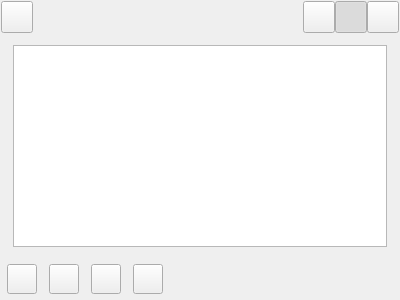
<?xml version="1.0" encoding="UTF-8"?>
<ui version="4.0">
 <class>NoteWidget</class>
 <widget class="QWidget" name="NoteWidget">
  <property name="geometry">
   <rect>
    <x>0</x>
    <y>0</y>
    <width>400</width>
    <height>300</height>
   </rect>
  </property>
  <property name="windowTitle">
   <string>NoteWidget</string>
  </property>
  <layout class="QVBoxLayout" name="verticalLayout">
   <property name="spacing">
    <number>0</number>
   </property>
   <property name="leftMargin">
    <number>1</number>
   </property>
   <property name="topMargin">
    <number>1</number>
   </property>
   <property name="rightMargin">
    <number>1</number>
   </property>
   <property name="bottomMargin">
    <number>1</number>
   </property>
   <item>
    <widget class="QWidget" name="widget_title" native="true">
     <property name="minimumSize">
      <size>
       <width>0</width>
       <height>32</height>
      </size>
     </property>
     <property name="maximumSize">
      <size>
       <width>16777215</width>
       <height>32</height>
      </size>
     </property>
     <layout class="QHBoxLayout" name="horizontalLayout">
      <property name="spacing">
       <number>0</number>
      </property>
      <property name="leftMargin">
       <number>0</number>
      </property>
      <property name="topMargin">
       <number>0</number>
      </property>
      <property name="rightMargin">
       <number>0</number>
      </property>
      <property name="bottomMargin">
       <number>0</number>
      </property>
      <item>
       <widget class="QPushButton" name="btn_add">
        <property name="minimumSize">
         <size>
          <width>32</width>
          <height>32</height>
         </size>
        </property>
        <property name="maximumSize">
         <size>
          <width>32</width>
          <height>32</height>
         </size>
        </property>
        <property name="text">
         <string/>
        </property>
        <property name="icon">
         <iconset resource="../res/SimpleNote.qrc">
          <normaloff>:/SimpleNote/img/add.png</normaloff>:/SimpleNote/img/add.png</iconset>
        </property>
       </widget>
      </item>
      <item>
       <spacer name="horizontalSpacer">
        <property name="orientation">
         <enum>Qt::Horizontal</enum>
        </property>
        <property name="sizeHint" stdset="0">
         <size>
          <width>40</width>
          <height>20</height>
         </size>
        </property>
       </spacer>
      </item>
      <item>
       <widget class="QPushButton" name="btn_more">
        <property name="minimumSize">
         <size>
          <width>32</width>
          <height>32</height>
         </size>
        </property>
        <property name="maximumSize">
         <size>
          <width>32</width>
          <height>32</height>
         </size>
        </property>
        <property name="text">
         <string/>
        </property>
        <property name="icon">
         <iconset resource="../res/SimpleNote.qrc">
          <normaloff>:/SimpleNote/img/more.png</normaloff>:/SimpleNote/img/more.png</iconset>
        </property>
       </widget>
      </item>
      <item>
       <widget class="QPushButton" name="btn_top">
        <property name="minimumSize">
         <size>
          <width>32</width>
          <height>32</height>
         </size>
        </property>
        <property name="maximumSize">
         <size>
          <width>32</width>
          <height>32</height>
         </size>
        </property>
        <property name="text">
         <string/>
        </property>
        <property name="checkable">
         <bool>true</bool>
        </property>
        <property name="checked">
         <bool>true</bool>
        </property>
       </widget>
      </item>
      <item>
       <widget class="QPushButton" name="btn_close">
        <property name="minimumSize">
         <size>
          <width>32</width>
          <height>32</height>
         </size>
        </property>
        <property name="maximumSize">
         <size>
          <width>32</width>
          <height>32</height>
         </size>
        </property>
        <property name="text">
         <string/>
        </property>
        <property name="icon">
         <iconset resource="../res/SimpleNote.qrc">
          <normaloff>:/SimpleNote/img/close.png</normaloff>:/SimpleNote/img/close.png</iconset>
        </property>
       </widget>
      </item>
     </layout>
    </widget>
   </item>
   <item>
    <widget class="QWidget" name="widget_2" native="true">
     <layout class="QVBoxLayout" name="verticalLayout_2">
      <property name="spacing">
       <number>12</number>
      </property>
      <property name="leftMargin">
       <number>12</number>
      </property>
      <property name="topMargin">
       <number>12</number>
      </property>
      <property name="rightMargin">
       <number>12</number>
      </property>
      <property name="bottomMargin">
       <number>12</number>
      </property>
      <item>
       <widget class="RichEditor" name="editor"/>
      </item>
     </layout>
    </widget>
   </item>
   <item>
    <widget class="QWidget" name="widget_function" native="true">
     <property name="minimumSize">
      <size>
       <width>0</width>
       <height>40</height>
      </size>
     </property>
     <property name="maximumSize">
      <size>
       <width>16777215</width>
       <height>40</height>
      </size>
     </property>
     <layout class="QHBoxLayout" name="horizontalLayout_2">
      <property name="spacing">
       <number>12</number>
      </property>
      <property name="leftMargin">
       <number>6</number>
      </property>
      <property name="topMargin">
       <number>0</number>
      </property>
      <property name="rightMargin">
       <number>0</number>
      </property>
      <property name="bottomMargin">
       <number>0</number>
      </property>
      <item>
       <widget class="QPushButton" name="btn_bold">
        <property name="minimumSize">
         <size>
          <width>30</width>
          <height>30</height>
         </size>
        </property>
        <property name="maximumSize">
         <size>
          <width>30</width>
          <height>30</height>
         </size>
        </property>
        <property name="text">
         <string/>
        </property>
        <property name="icon">
         <iconset resource="../res/SimpleNote.qrc">
          <normaloff>:/SimpleNote/img/font_bold.png</normaloff>:/SimpleNote/img/font_bold.png</iconset>
        </property>
        <property name="checkable">
         <bool>true</bool>
        </property>
       </widget>
      </item>
      <item>
       <widget class="QPushButton" name="btn_italic">
        <property name="minimumSize">
         <size>
          <width>30</width>
          <height>30</height>
         </size>
        </property>
        <property name="maximumSize">
         <size>
          <width>30</width>
          <height>30</height>
         </size>
        </property>
        <property name="text">
         <string/>
        </property>
        <property name="icon">
         <iconset resource="../res/SimpleNote.qrc">
          <normaloff>:/SimpleNote/img/font_italic.png</normaloff>:/SimpleNote/img/font_italic.png</iconset>
        </property>
        <property name="checkable">
         <bool>true</bool>
        </property>
       </widget>
      </item>
      <item>
       <widget class="QPushButton" name="btn_under_line">
        <property name="minimumSize">
         <size>
          <width>30</width>
          <height>30</height>
         </size>
        </property>
        <property name="maximumSize">
         <size>
          <width>30</width>
          <height>30</height>
         </size>
        </property>
        <property name="text">
         <string/>
        </property>
        <property name="icon">
         <iconset resource="../res/SimpleNote.qrc">
          <normaloff>:/SimpleNote/img/font_under_line.png</normaloff>:/SimpleNote/img/font_under_line.png</iconset>
        </property>
        <property name="checkable">
         <bool>true</bool>
        </property>
       </widget>
      </item>
      <item>
       <widget class="QPushButton" name="btn_del_line">
        <property name="minimumSize">
         <size>
          <width>30</width>
          <height>30</height>
         </size>
        </property>
        <property name="maximumSize">
         <size>
          <width>30</width>
          <height>30</height>
         </size>
        </property>
        <property name="text">
         <string/>
        </property>
        <property name="icon">
         <iconset resource="../res/SimpleNote.qrc">
          <normaloff>:/SimpleNote/img/font_del.png</normaloff>:/SimpleNote/img/font_del.png</iconset>
        </property>
        <property name="checkable">
         <bool>true</bool>
        </property>
       </widget>
      </item>
      <item>
       <spacer name="horizontalSpacer_2">
        <property name="orientation">
         <enum>Qt::Horizontal</enum>
        </property>
        <property name="sizeHint" stdset="0">
         <size>
          <width>40</width>
          <height>20</height>
         </size>
        </property>
       </spacer>
      </item>
     </layout>
    </widget>
   </item>
  </layout>
 </widget>
 <layoutdefault spacing="6" margin="11"/>
 <customwidgets>
  <customwidget>
   <class>RichEditor</class>
   <extends>QTextEdit</extends>
   <header>RichEditor.h</header>
  </customwidget>
 </customwidgets>
 <resources>
  <include location="../res/SimpleNote.qrc"/>
 </resources>
 <connections/>
</ui>
